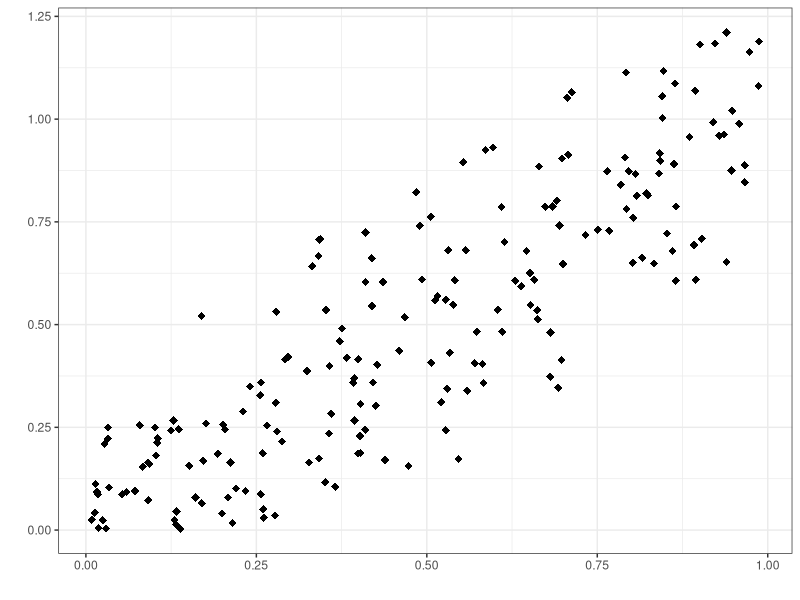

Reproduce this figure in R.
library(ggplot2)


guess <- function() {
  x = runif(200)
  q <- data.frame(x = x,
                  y = abs(x + (runif(200) -runif(200))/(runif(1)*3) ))
  print(ggplot(q, aes(x, y)) + 
          geom_point(shape = 18, colour = "black", fill = "black", stroke = 2)+
          theme_bw() + xlab("") + ylab("") 
        )
  return(cor(q$x,q$y))
}
guess()


